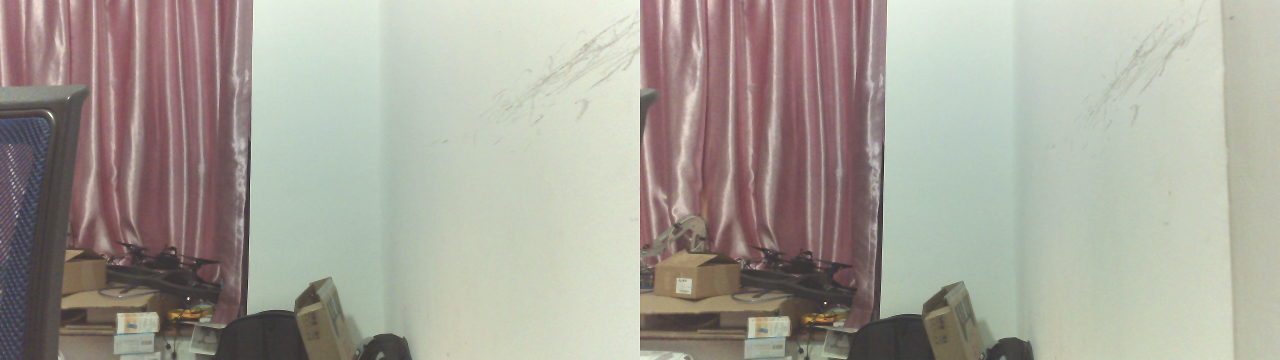
//> input picture app/build/savedImage.bmp, 1280 x 360 px
$ ./stereo_cpu ../../app/build/savedImage.bmp ../../app/build/left0.png 3   (built with g++ and OpenCV 4)
//> lines starting //> are read from the running program, lines starting //| are printed output that depends on the picture

#include <stdlib.h>
#include <iostream>
#include <sstream> // for converting the command line parameter to integer
#include <string>

#include <opencv2/core/core.hpp>
#include <opencv2/highgui/highgui.hpp>
#include <opencv2/imgproc/imgproc.hpp>


#include "stdio.h"
#include <unistd.h>


#define MAX_SHORT std::numeric_limits<unsigned short>::max()
#define MAX_UCHART std::numeric_limits<unsigned char>::max()

#define  disparity_size_   64
#define PENALTY1 3
#define PENALTY2  60


using namespace cv ;
using namespace std;

static const int HOR = 9;
static const int VERT = 7;

void census_cpu(uchar* d_source, uint64_t* d_dest, int width, int height)
{
    int r,c;
    int i,j;
    for(r = 0 ; r < height; r++)
        for(c = 0 ; c < width ; c++)
        {
            uint64_t   value = 1 ;

            int CenP = r * width + c ;
            int  cenVal = d_source[CenP];
            for(i = - VERT/2; i <= VERT/2  ; i++)
                for(j = - HOR/2; j <= HOR/2  ; j++ )   // indexing from top left to bottom right
                {
                    if(i == 0 && j==0)  // do not compare to itself
                        continue ;

                    uint64_t  temp = 0 ;
                    int SorroundingPix_X  =  c  +  j ;
                    int SorroundingPix_Y  =  r  +  i ;
                    int  sorroundingPoint = SorroundingPix_Y * width + SorroundingPix_X ;
                    int    sorroundingPix_Value  = 0 ;
                    if(SorroundingPix_X >= 0 && SorroundingPix_X < width  &&  SorroundingPix_Y >=0  &&  SorroundingPix_Y < height){
                        sorroundingPix_Value = d_source[sorroundingPoint] ;
                    }

                    if(cenVal > sorroundingPix_Value)
                    {
                        temp = 0x4000000000000000;
                    }

                    value = value | (0x4000000000000000 & temp) ;
                   value = value >>1 ;

                }

            d_dest[CenP] = value ;
        }
}


void matchingCost_cpu(const uint64_t* h_left, const uint64_t* h_right, uint8_t* h_matching_cost, int width, int height)
{
        for(int r=0; r < height; r++)
            for(int c=0; c<width; c++)
            {
                int ptr = r * width + c ;
                uint64_t baseVal = h_left[ptr];
                //for each pixel in the left image,  compare to 64  candidates in the right image
                for(int i= 0; i< disparity_size_ ; i++)
                {
                   int destPtr = r *(width * disparity_size_) +  c * disparity_size_  +  i  ;
                   if(c - i < 0 ){     //compared element is  out of bounds
                        h_matching_cost[destPtr] = 62 ;
                   }
                   else {
                        uint64_t comparedVal = h_right[ptr - i] ;
                        uint64_t  xor_result = baseVal ^ comparedVal ;
                        uint64_t  pattern = 0x01 ;
                        uint8_t bit1count = 0 ;
                        for(int k=0; k< 64;k++)   // counting # of 1s
                        {
                            if(xor_result & pattern ){
                                bit1count ++ ;
                            }
                            xor_result = xor_result >> 1 ;
                        }
                        h_matching_cost[destPtr] = bit1count  ;
                    }
                 }
            }
}


uint16_t  calMin(uint16_t  a, uint16_t b)
{
    if(a > b )
        return b ;
    else
        return a ;
}


// [183 lines left out: functions bypass_spacial_smooth_constrain_cpu, spacial_smooth_constrain_cpu, not called in this run]


void scan_scost_cpu(const uint8_t* d_matching_cost, uint16_t* d_scost, int width, int height)
{
    uint16_t*    left_scan            = new uint16_t[width * height * disparity_size_];
    uint16_t*    right_scan           = new uint16_t[width * height * disparity_size_];
    uint16_t*    top_scan             = new uint16_t[width * height * disparity_size_];
    uint16_t*    bottom_scan          = new uint16_t[width * height * disparity_size_];
    uint16_t*    topleft_scan         = new uint16_t[width * height * disparity_size_];
    uint16_t*    bottomleft_scan      = new uint16_t[width * height * disparity_size_];
    uint16_t*    topright_scan        = new uint16_t[width * height * disparity_size_];
    uint16_t*    bottomright_scan     = new uint16_t[width * height * disparity_size_];

     uint16_t minPre = 0;
     uint16_t  Lpr_minus1_DiMinus1 , Lpr_minus1_DiPlus1, Lpr_minus1_DiPlus0 ;

     //*****************************  left scan **************************************

      for(int r=0; r<height; r++)
          for(int c=0; c<width; c++)
          {
              int volPtr = r * width * disparity_size_ + c * disparity_size_ ;
              if(c == 0)              // ------------------- first column points ---------------------------------------------------
              {
                  for(int d=0; d< disparity_size_; d++)
                  {
                      left_scan[volPtr + d ] = (uint16_t)d_matching_cost[volPtr + d] ;
                      if(d == 0)
                          minPre = left_scan[volPtr + d ];
                      else {
                          if( left_scan[volPtr + d ]  < minPre)
                               minPre = left_scan[volPtr + d ] ;       // find the minimum  L(Pr-1,Di)
                      }
                  }
              }
              else                // ----------------------------------------------------------------------------------------------
              {
                      int volPtrPre = r * width * disparity_size_ + (c -1)* disparity_size_ ;
                      uint16_t  Lpr_minus1_DiMinus1 , Lpr_minus1_DiPlus1, Lpr_minus1_DiPlus0 ;

                      uint16_t  currentMin = 0;

                      for(int d=0; d< disparity_size_; d++ )
                      {
                          if((d - 1)>=0) {
                             Lpr_minus1_DiMinus1  =  left_scan[volPtrPre + d -1];
                          }
                          else {
                              Lpr_minus1_DiMinus1 = 0xFF00 ;   //  if d=0 , set this value to be maxmum
                          }

                          if((d + 1) < disparity_size_) {
                             Lpr_minus1_DiPlus1  =  left_scan[volPtrPre + d +1];
                          }
                          else {
                              Lpr_minus1_DiPlus1 = 0xFF00 ;   //  if d = D-1 , set this value to be maxmum
                          }

                          Lpr_minus1_DiPlus0  = left_scan[volPtrPre + d ]    ;

                          uint16_t tmp  = 0 ;
                          if(Lpr_minus1_DiPlus0 > minPre  &&  Lpr_minus1_DiPlus1 > minPre &&   Lpr_minus1_DiMinus1> minPre )   // minPre is the minumum
                          {
                              tmp = minPre + PENALTY2;
                              tmp = calMin(tmp, Lpr_minus1_DiPlus0);
                              tmp = calMin(tmp , Lpr_minus1_DiMinus1 + PENALTY1);
                              tmp = calMin(tmp,Lpr_minus1_DiPlus1 + PENALTY1);
                              tmp = tmp - minPre ;
                          }
                          else    // minPre is among  D+/- 1
                          {
                              tmp =  Lpr_minus1_DiPlus0 ;
                              tmp = calMin(tmp , Lpr_minus1_DiMinus1 + PENALTY1);
                              tmp = calMin(tmp,Lpr_minus1_DiPlus1 + PENALTY1);
                              tmp = tmp - minPre ;
                          }
                          uint16_t   tValue =  (uint16_t)d_matching_cost[volPtr + d]  + tmp ;   // Lr(P,Di) = C(P,Di) + min(...........) - min(......)
                          left_scan[volPtr + d ] =  tValue ;

                          if(tValue > 255)
                          {
                              cout<< "tValue > FF   = " << tValue << "     d_matching_cost[volPtr + d]      " << (uint16_t)d_matching_cost[volPtr + d]  <<  endl;
                          }

                          if(d==0)
                          {
                              currentMin = tValue ;
                          }
                          else if (currentMin > tValue)     // find current min
                          {
                              currentMin = tValue ;
                          }
                      }

                      minPre = currentMin ;    // set current min as the prevous min for next pixel caculation
              }
          }

/*
            for other path scan, you can implement yourself to have some fun

*/


        // depth wise add
        for( int r = 0 ; r < height ; r++)
            for(int c=0; c< width ; c++)
            {
                    int volPtr = r * width * disparity_size_ + c * disparity_size_ ;
                    for(int d=0; d< disparity_size_; d++)
                    {
//                        d_scost[volPtr + d ] =  left_scan[volPtr + d]  +  right_scan[volPtr + d] + top_scan[volPtr + d]  +  bottom_scan[volPtr + d]  + topleft_scan[volPtr + d] + topright_scan[volPtr + d] + bottomleft_scan[volPtr+d] + bottomright_scan[volPtr+d];
                        d_scost[volPtr + d ] =  left_scan[volPtr + d]  ;   // +   top_scan[volPtr + d]    + topleft_scan[volPtr + d] + topright_scan[volPtr + d]  ;

                    }
            }

        delete[]    left_scan         ;
        delete[]    right_scan        ;
        delete[]    top_scan          ;
        delete[]    bottom_scan       ;
        delete[]    topleft_scan      ;
        delete[]    bottomleft_scan   ;
        delete[]    topright_scan     ;
        delete[]    bottomright_scan  ;


}

void winner_takes_all_cpu(uint16_t* leftDisp, uint16_t* rightDisp, const uint16_t*  h_cost, int width, int height){

    uint16_t*    right_cost            = new uint16_t[width * height * disparity_size_];
    //1.  given left cost  volumn , derive the theoreticl right right cost volumn
    for(int r=0; r<height; r++)
        for(int c=0; c<width; c++)
        {
            int volPtr = r * width * disparity_size_ + c * disparity_size_ ;
            for(int d=0; d< disparity_size_; d++)
            {
                uint16_t  diagVal = 0 ;
                if(c+d>width)
                {
                    diagVal = 0xFFFF ;   // maxmum , don't  add anything to it, otherwise it will overflow
                    right_cost[volPtr + d] = diagVal ;
                }
                else
                {
                    int diag_ptr =  r * width * disparity_size_ + (c+d) * disparity_size_  + d;
                    right_cost[volPtr + d] =  h_cost[diag_ptr] ;
                }
            }
        }

    //2.  calculate the minimum Lr(P,Di) for left and right cost using winner takes all method
    for(int r=0; r<height; r++)
        for(int c=0; c<width; c++)
        {
            int volPtr = r * width * disparity_size_ + c * disparity_size_ ;
            uint16_t  left_min = 0 ;
            uint16_t right_min = 0 ;
            uint16_t  leftMinIndex, rightMinIndex;
            for(int d=0; d< disparity_size_; d++)
            {
                if(d==0)
                {
                    left_min = h_cost[volPtr + d] ;
                    right_min = right_cost[volPtr + d] ;
                    leftMinIndex =(uint16_t) d ;
                    rightMinIndex= (uint16_t) d ;
                }
                else
                {
                    if(left_min > h_cost[volPtr + d]){
                        left_min = h_cost[volPtr + d];
                        leftMinIndex =(uint16_t) d ;
                    }

                    if(right_min > right_cost[volPtr + d]){
                        right_min = right_cost[volPtr + d];
                        rightMinIndex= (uint16_t) d ;
                    }
                }
            }

            leftDisp[r*width + c]  = leftMinIndex ;
            rightDisp[r*width + c]  = rightMinIndex ;

        }


    delete[]  right_cost ;
 }


void median_filter(const uint16_t* d_src, uint16_t* d_dst , int width, int height)
{
    // 3 * 3 kernel  median filter
    for(int r=0; r< height ; r++)
        for(int c=0; c<width; c++)
        {
            uint16_t  windowValue[9] ;

            // load data to window
            for(int indy=-1; indy<2; indy++)
                for(int indx=-1; indx<2; indx++)
            {
                    if(r+indy < 0 || r+indy >= height || c+indx < 0 || c+indx >= width)
                    {
                        windowValue[(indy+1)*3 + indx+1] = 0 ;
                    }
                    else
                    {
                        windowValue[(indy+1)*3 + indx+1] =  d_src[(r+indy)*width + indx+c] ;
                    }
            }

            // caculate the median value for each pixel
            /*  sorting   */
            for(int rank=0; rank < 8 ; rank++)
            {
                uint16_t  tmp  ;  // = windowValue[rank];
                for(int k= rank+1; k < 9 ; k++ )
                {
                    if(windowValue[k] <  windowValue[rank])  // swap values
                    {
                        tmp =  windowValue[rank];
                        windowValue[rank]= windowValue[k] ;
                        windowValue[k] = tmp;
                    }
                }
            }


            // assign median value to output
            d_dst[r*width + c] = windowValue[4];

        }

}


void check_consistency_cpu(const uint16_t* d_leftDisp, const uint16_t* d_rightDisp, uint8_t*  disparity ,   int width, int height)
{
        for(int r=0; r < height; r++)
            for(int c=0; c<width; c++)
            {
                uint16_t  d_left   = d_leftDisp[r*width+c];
                uint16_t  d_right = d_rightDisp[r*width+c - d_left] ;
                if(abs(d_left - d_right) > 1)   // left and right unconsistent
                {
                    disparity[r*width+c] = 0 ;  // infinite distance
                }
                else
                {
                    disparity[r*width+c] = (uint8_t) d_leftDisp[r*width+c];
                }
            }
}


#define   ROW_N  375
#define   COL_N    1242

int main(int argc, char* argv[]) {
	if (argc < 3) {
        std::cerr << "usage: stereo_cpu left_img right_img " << std::endl;
		std::exit(EXIT_FAILURE);
	}

    cv::Mat left = cv::imread(argv[1],-1);
//> left is the input picture: 360 rows x 1280 cols, CV_8UC3; mean B, G, R 153.3, 163.5, 166.9
    cv::Mat right = cv::imread(argv[2],-1);
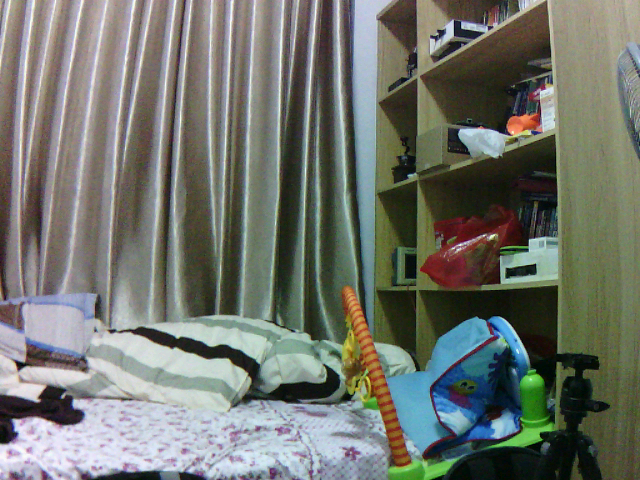
//> input picture app/build/left0.png, 640 x 480 px
//> right is the input picture: 480 rows x 640 cols, CV_8UC3; mean B, G, R 108.8, 116.7, 112.9

    printf("*************************************************************************\n") ;

    int disp_size = 64;
    if (argc >= 4) {
        disp_size = atoi(argv[3]);
//> disp_size = 3
    }

    uint64_t*  CT_left   = new uint64_t[left.cols * left.rows] ;
    uint64_t*  CT_right = new uint64_t[left.cols * left.rows] ;

    uint8_t*    H_matching_cost = new uint8_t[left.cols * left.rows* disparity_size_];
    uint16_t*    H_scan_cost              = new uint16_t[left.cols * left.rows* disparity_size_];

    uint16_t*    leftDisp                = new uint16_t[left.cols * left.rows];
    uint16_t*    rightDisp              = new uint16_t[left.cols * left.rows];

    uint16_t*    leftDisp_filtered              = new uint16_t[left.cols * left.rows];
    uint16_t*    rightDisp_filtered              = new uint16_t[left.cols * left.rows];

    uint8_t*       disparity  = new uint8_t[left.cols * left.rows];


    census_cpu(left.data,CT_left,left.cols,left.rows);
    census_cpu(right.data,CT_right,left.cols,left.rows);

    matchingCost_cpu(CT_left,CT_right,H_matching_cost,left.cols,left.rows);

    scan_scost_cpu(H_matching_cost,H_scan_cost,left.cols,left.rows) ;   // according to original paper
//> the loop in scan_scost_cpu, `for(int r=0; r<height; r++)` made 360 passes
//> minPre on passes 1 to 3: 7, 21, 18
//> after the loop in scan_scost_cpu, `for(int r=0; r<height; r++)`: minPre = 7; Lpr_minus1_DiMinus1 = 0
//    spacial_smooth_constrain_cpu(H_matching_cost,H_scan_cost,left.cols,left.rows) ;
//    bypass_spacial_smooth_constrain_cpu(H_matching_cost,H_scan_cost,left.cols,left.rows) ;

    winner_takes_all_cpu(leftDisp,  rightDisp, H_scan_cost, left.cols,left.rows);

    median_filter(leftDisp,leftDisp_filtered, left.cols,left.rows);
    median_filter(rightDisp,rightDisp_filtered, left.cols,left.rows);

    check_consistency_cpu(leftDisp_filtered, rightDisp_filtered, disparity ,   left.cols, left.rows);

    cv::Mat disparity_cpu(cv::Size(left.cols, left.rows), CV_8UC1);
    disparity_cpu.data = disparity ;
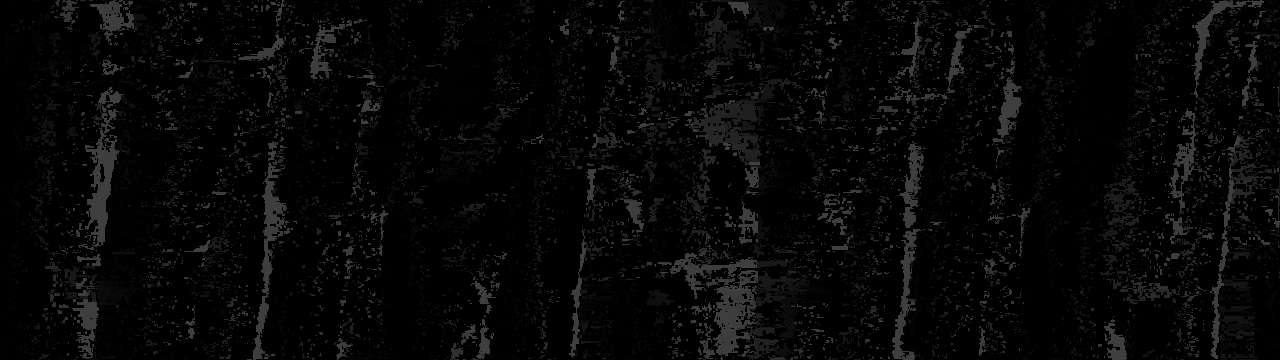
//> disparity_cpu: 360 rows x 1280 cols, CV_8UC1; min 0, max 63, mean 6.7

    imshow("left image ", left) ;
    imshow("right image ", right) ;


	// show image

       cv::Mat   genColorMapMat(256,256,CV_8UC1) ;
       cv::applyColorMap(disparity_cpu * 4 , genColorMapMat  , cv::COLORMAP_JET);
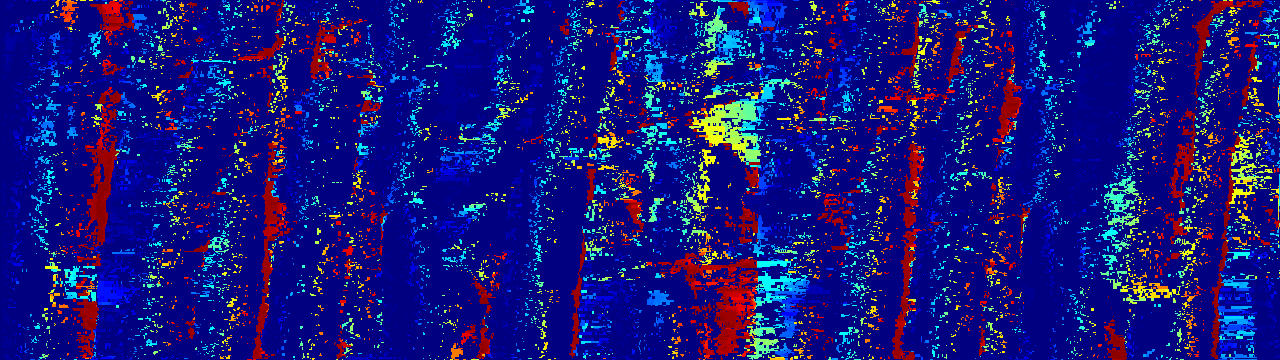
//> genColorMapMat: 360 rows x 1280 cols, CV_8UC3; mean B, G, R 126, 20.7, 20.6

    cv::imshow("disparity_c",disparity_cpu * 4) ;
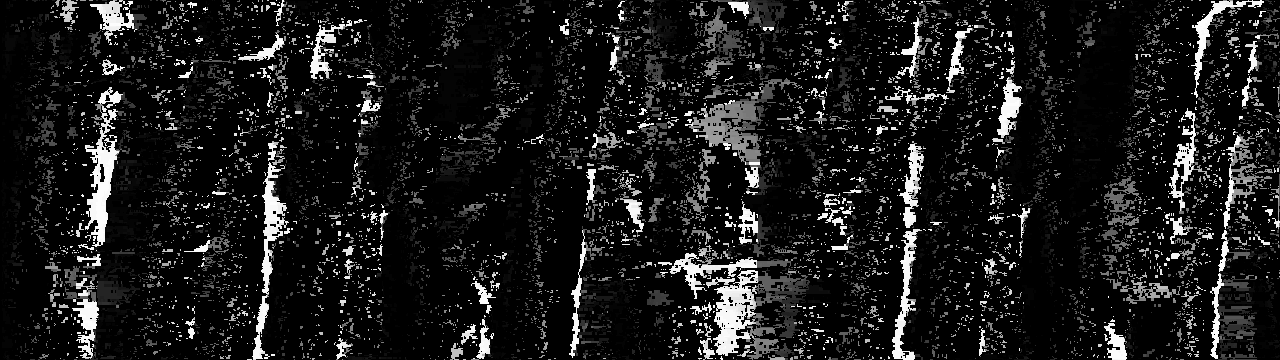
//> window 'disparity_c': 360 rows x 1280 cols, CV_8UC1; min 0, max 252, mean 26.8
    cv::imshow("color_depth",genColorMapMat) ;

     cv::waitKey(0);


    delete[] CT_left ;
    delete[] CT_right ;
    delete[] H_matching_cost ;

    delete[]    H_scan_cost          ;

    delete[]    leftDisp                ;
    delete[]    rightDisp              ;

}
